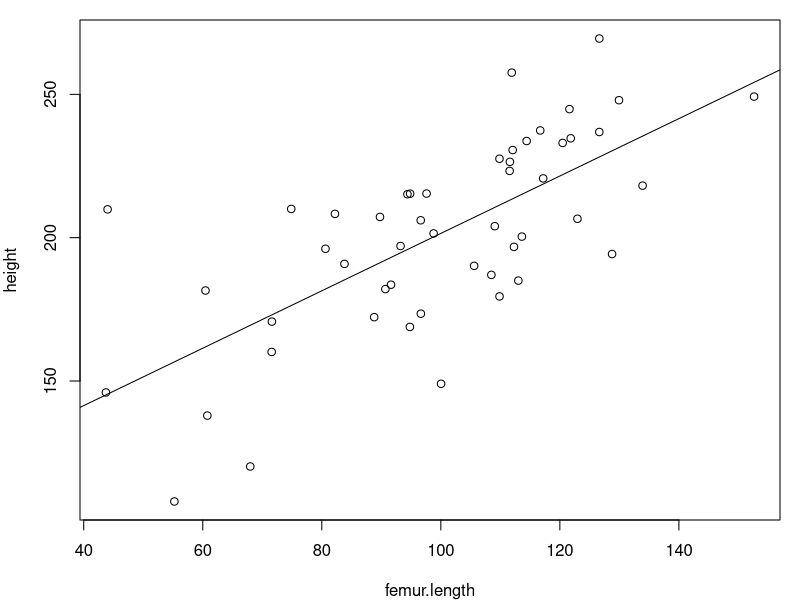
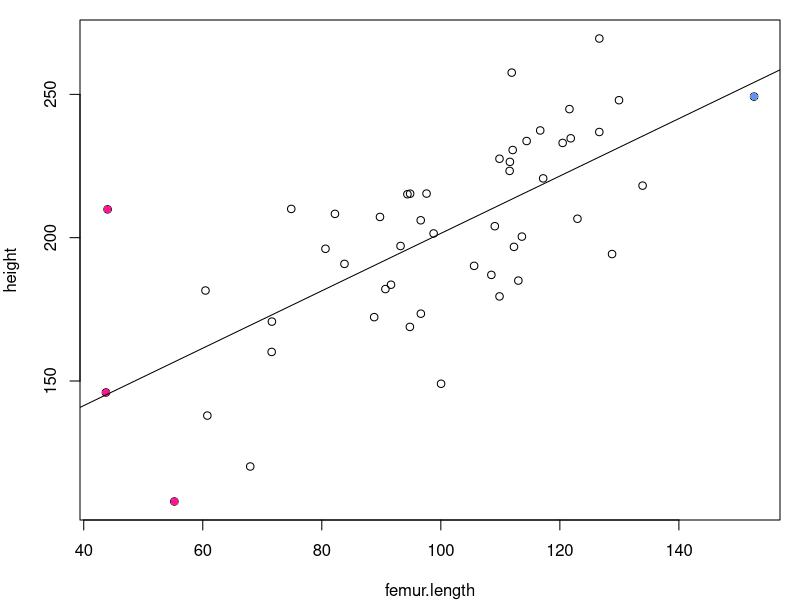
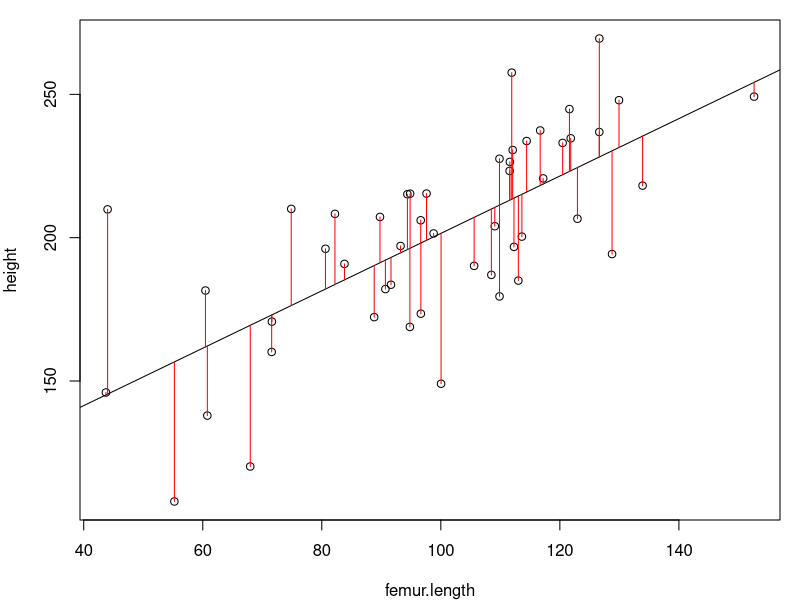

Source code (R) for these figures, in order:
## ---- chunk 1
knitr::opts_chunk$set(echo = FALSE)
## ---- chunk 2
femur.length <- rnorm(50, mean = 100, sd = 25)
height <- femur.length + rnorm(50, mean = 100, sd = 25)
model <- lm(height ~ femur.length)
par(mar = c(4,4,1,1))
plot(height ~ femur.length)
abline(model)
## ---- chunk 3
par(mar = c(4,4,1,1))
plot(height ~ femur.length)
points(height[femur.length < 60] ~ femur.length[femur.length < 60], col = "deeppink", pch = 16)
points(height[femur.length > 140] ~ femur.length[femur.length > 140], col = "cornflowerblue", pch = 16)
abline(model)
## ---- chunk 4
model <- lm(height ~ femur.length)
par(mar = c(4,4,1,1))
plot(height ~ femur.length)
abline(model)
res <- signif(residuals(model), 5)
pre <- predict(model) # plot distances between points and the regression line
segments(femur.length, height, femur.length, pre, col="red")
